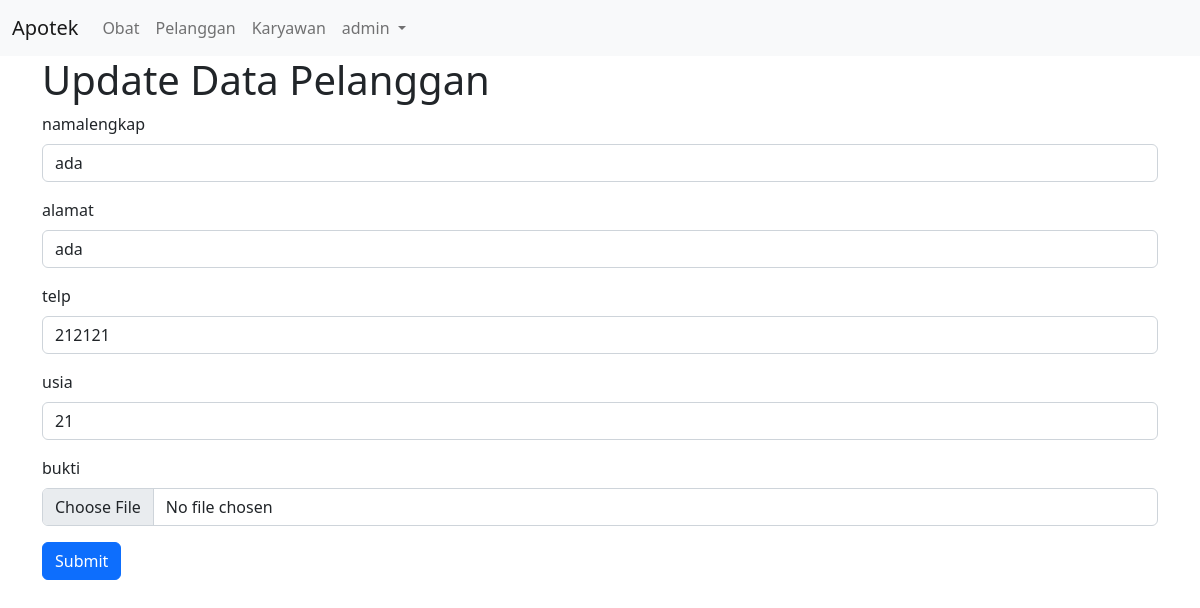
Screenshot of /php/view/dashboard.php?page=edit_pelanggan&idpelanggan=1 (signed in) with the database file from the repository.
### tables this page shows
CREATE TABLE `tb_pelanggan` (
  `idpelanggan` int NOT NULL,
  `namalengkap` varchar(50) NOT NULL,
  `alamat` varchar(100) NOT NULL,
  `telp` int NOT NULL,
  `usia` int NOT NULL,
  `buktifotoresep` varchar(255) NOT NULL
);

### php/update/update_pelanggan.php (the view, shortened to what this page needs)
<?php
if(!@$_SESSION['username']){
    echo "
    <script>
        alert('login terlebih dahulu');
        location.href = '../../login.php';
    </script>
    ";
}else{
include '../../koneksi.php';
$id = $_GET['idpelanggan'];
$query = mysqli_query($koneksi, "SELECT idpelanggan, namalengkap, alamat, telp, usia, buktifotoresep FROM tb_pelanggan WHERE idpelanggan = $id");
$hasil = mysqli_fetch_assoc($query);
?>
<!doctype html>
<html lang="en">
  <head>
    <link href="https://cdn.jsdelivr.net/npm/bootstrap@5.2.3/dist/css/bootstrap.min.css" rel="stylesheet">
  </head>
  <body>
  <div class="container">
    <form class="update" action="../view/dashboard.php?page=proses_update_pelanggan" method="post" enctype="multipart/form-data">
    <h1>Update Data Pelanggan</h1>
    <div class="mb-3">
            <label for="namalengkap" class="form-label">namalengkap</label>
            <input type="text" class="form-control" id="namalengkap" name="namalengkap" aria-describedby="emailHelp" autocomplete="off" value="<?= $hasil['namalengkap']?>">
    </div>
    <div class="mb-3">
            <label for="alamat" class="form-label">alamat</label>
            <input type="text" class="form-control" id="alamat" name="alamat" aria-describedby="emailHelp" autocomplete="off" value="<?= $hasil['alamat']?>">
    </div>
    <div class="mb-3">
            <label for="telp" class="form-label">telp</label>
            <input type="text" class="form-control" id="telp" name="telp" aria-describedby="emailHelp" autocomplete="off" value="<?= $hasil['telp']?>">
    </div>
    <div class="mb-3">
            <label for="usia" class="form-label">usia</label>
            <input type="text" class="form-control" id="usia" name="usia" aria-describedby="emailHelp" autocomplete="off" value="<?= $hasil['usia']?>">
    </div>
    <div class="mb-3">
            <label for="bukti" class="form-label">bukti</label>
            <input type="file" class="form-control" id="bukti" name="bukti" aria-describedby="emailHelp" autocomplete="off">
    </div>
    <button type="submit" class="btn btn-primary">Submit</button>
    </form>
</div>
  </body>
</html>
<?php
}
?>

### rows the page displays
tb_pelanggan: namalengkap "ada", alamat "ada", telp "212121", usia "21"

### other values shown
$_SESSION['username'] "admin"
